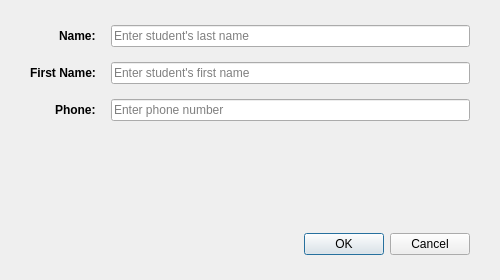
<?xml version="1.0" encoding="UTF-8"?>
<ui version="4.0">
 <class>StudentDialog</class>
 <widget class="QDialog" name="StudentDialog">
  <property name="geometry">
   <rect>
    <x>0</x>
    <y>0</y>
    <width>500</width>
    <height>280</height>
   </rect>
  </property>
  <property name="minimumSize">
   <size>
    <width>500</width>
    <height>280</height>
   </size>
  </property>
  <property name="windowTitle">
   <string>Student Details</string>
  </property>
  <layout class="QVBoxLayout" name="verticalLayout">
   <property name="spacing">
    <number>20</number>
   </property>
   <property name="leftMargin">
    <number>30</number>
   </property>
   <property name="topMargin">
    <number>25</number>
   </property>
   <property name="rightMargin">
    <number>30</number>
   </property>
   <property name="bottomMargin">
    <number>25</number>
   </property>
   <item>
    <layout class="QFormLayout" name="formLayout">
     <property name="horizontalSpacing">
      <number>15</number>
     </property>
     <property name="verticalSpacing">
      <number>15</number>
     </property>
     <property name="labelAlignment">
      <set>Qt::AlignRight|Qt::AlignTrailing|Qt::AlignVCenter</set>
     </property>
     <item row="0" column="0">
      <widget class="QLabel" name="label">
       <property name="text">
        <string>Name:</string>
       </property>
       <property name="styleSheet">
        <string>font-weight: 600;</string>
       </property>
      </widget>
     </item>
     <item row="0" column="1">
      <widget class="QLineEdit" name="nomEdit">
       <property name="placeholderText">
        <string>Enter student's last name</string>
       </property>
      </widget>
     </item>
     <item row="1" column="0">
      <widget class="QLabel" name="label_2">
       <property name="text">
        <string>First Name:</string>
       </property>
       <property name="styleSheet">
        <string>font-weight: 600;</string>
       </property>
      </widget>
     </item>
     <item row="1" column="1">
      <widget class="QLineEdit" name="prenomEdit">
       <property name="placeholderText">
        <string>Enter student's first name</string>
       </property>
      </widget>
     </item>
     <item row="2" column="0">
      <widget class="QLabel" name="label_3">
       <property name="text">
        <string>Phone:</string>
       </property>
       <property name="styleSheet">
        <string>font-weight: 600;</string>
       </property>
      </widget>
     </item>
     <item row="2" column="1">
      <widget class="QLineEdit" name="teleEdit">
       <property name="placeholderText">
        <string>Enter phone number</string>
       </property>
      </widget>
     </item>
    </layout>
   </item>
   <item>
    <widget class="QDialogButtonBox" name="buttonBox">
     <property name="orientation">
      <enum>Qt::Horizontal</enum>
     </property>
     <property name="standardButtons">
      <set>QDialogButtonBox::Cancel|QDialogButtonBox::Ok</set>
     </property>
    </widget>
   </item>
  </layout>
 </widget>
 <resources/>
 <connections>
  <connection>
   <sender>buttonBox</sender>
   <signal>accepted()</signal>
   <receiver>StudentDialog</receiver>
   <slot>accept()</slot>
   <hints>
    <hint type="sourcelabel">
     <x>248</x>
     <y>254</y>
    </hint>
    <hint type="destinationlabel">
     <x>157</x>
     <y>274</y>
    </hint>
   </hints>
  </connection>
  <connection>
   <sender>buttonBox</sender>
   <signal>rejected()</signal>
   <receiver>StudentDialog</receiver>
   <slot>reject()</slot>
   <hints>
    <hint type="sourcelabel">
     <x>316</x>
     <y>260</y>
    </hint>
    <hint type="destinationlabel">
     <x>286</x>
     <y>274</y>
    </hint>
   </hints>
  </connection>
 </connections>
</ui>
